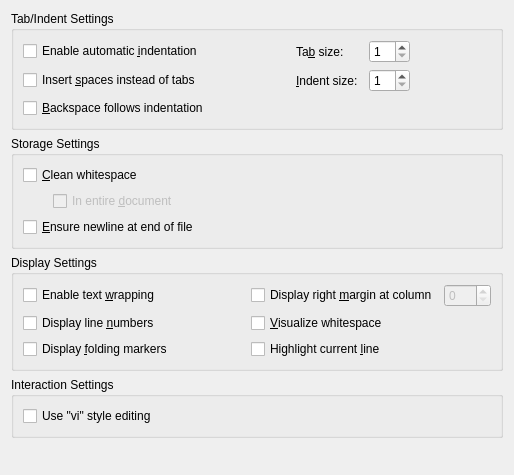
<?xml version="1.0" encoding="UTF-8"?>
<ui version="4.0">
 <class>TextEditor::generalSettingsPage</class>
 <widget class="QWidget" name="TextEditor::generalSettingsPage">
  <property name="geometry">
   <rect>
    <x>0</x>
    <y>0</y>
    <width>514</width>
    <height>475</height>
   </rect>
  </property>
  <property name="windowTitle">
   <string>Form</string>
  </property>
  <layout class="QGridLayout" name="gridLayout_3">
   <item row="0" column="0">
    <widget class="QGroupBox" name="groupBoxTabAndIndentSettings">
     <property name="title">
      <string>Tab/Indent Settings</string>
     </property>
     <layout class="QGridLayout" name="gridLayout">
      <item row="0" column="0">
       <widget class="QCheckBox" name="autoIndent">
        <property name="text">
         <string>Enable automatic &amp;indentation</string>
        </property>
       </widget>
      </item>
      <item row="0" column="2">
       <layout class="QHBoxLayout" name="horizontalLayout_3">
        <item>
         <widget class="QLabel" name="labelTabSize">
          <property name="sizePolicy">
           <sizepolicy hsizetype="Maximum" vsizetype="Preferred">
            <horstretch>0</horstretch>
            <verstretch>0</verstretch>
           </sizepolicy>
          </property>
          <property name="text">
           <string>Ta&amp;b size:</string>
          </property>
          <property name="buddy">
           <cstring>tabSize</cstring>
          </property>
         </widget>
        </item>
        <item>
         <spacer name="horizontalSpacer_3">
          <property name="orientation">
           <enum>Qt::Horizontal</enum>
          </property>
          <property name="sizeHint" stdset="0">
           <size>
            <width>5</width>
            <height>5</height>
           </size>
          </property>
         </spacer>
        </item>
        <item>
         <widget class="QSpinBox" name="tabSize">
          <property name="sizePolicy">
           <sizepolicy hsizetype="Maximum" vsizetype="Fixed">
            <horstretch>0</horstretch>
            <verstretch>0</verstretch>
           </sizepolicy>
          </property>
          <property name="minimum">
           <number>1</number>
          </property>
          <property name="maximum">
           <number>20</number>
          </property>
         </widget>
        </item>
       </layout>
      </item>
      <item row="0" column="3">
       <spacer name="horizontalSpacer">
        <property name="orientation">
         <enum>Qt::Horizontal</enum>
        </property>
        <property name="sizeHint" stdset="0">
         <size>
          <width>0</width>
          <height>10</height>
         </size>
        </property>
       </spacer>
      </item>
      <item row="1" column="0">
       <widget class="QCheckBox" name="insertSpaces">
        <property name="text">
         <string>Insert &amp;spaces instead of tabs</string>
        </property>
       </widget>
      </item>
      <item row="1" column="2">
       <layout class="QHBoxLayout" name="horizontalLayout_4">
        <item>
         <widget class="QLabel" name="labelIndentSize">
          <property name="sizePolicy">
           <sizepolicy hsizetype="Maximum" vsizetype="Preferred">
            <horstretch>0</horstretch>
            <verstretch>0</verstretch>
           </sizepolicy>
          </property>
          <property name="text">
           <string>&amp;Indent size:</string>
          </property>
          <property name="buddy">
           <cstring>indentSize</cstring>
          </property>
         </widget>
        </item>
        <item>
         <spacer name="horizontalSpacer_4">
          <property name="orientation">
           <enum>Qt::Horizontal</enum>
          </property>
          <property name="sizeHint" stdset="0">
           <size>
            <width>5</width>
            <height>5</height>
           </size>
          </property>
         </spacer>
        </item>
        <item>
         <widget class="QSpinBox" name="indentSize">
          <property name="sizePolicy">
           <sizepolicy hsizetype="Maximum" vsizetype="Fixed">
            <horstretch>0</horstretch>
            <verstretch>0</verstretch>
           </sizepolicy>
          </property>
          <property name="minimum">
           <number>1</number>
          </property>
          <property name="maximum">
           <number>20</number>
          </property>
         </widget>
        </item>
       </layout>
      </item>
      <item row="2" column="0">
       <widget class="QCheckBox" name="smartBackspace">
        <property name="text">
         <string>&amp;Backspace follows indentation</string>
        </property>
       </widget>
      </item>
      <item row="0" column="1">
       <spacer name="horizontalSpacer_5">
        <property name="orientation">
         <enum>Qt::Horizontal</enum>
        </property>
        <property name="sizeType">
         <enum>QSizePolicy::Expanding</enum>
        </property>
        <property name="sizeHint" stdset="0">
         <size>
          <width>0</width>
          <height>10</height>
         </size>
        </property>
       </spacer>
      </item>
     </layout>
    </widget>
   </item>
   <item row="1" column="0">
    <widget class="QGroupBox" name="groupBoxStorageSettings">
     <property name="title">
      <string>Storage Settings</string>
     </property>
     <layout class="QVBoxLayout" name="verticalLayout_3">
      <item>
       <widget class="QCheckBox" name="cleanWhitespace">
        <property name="text">
         <string>&amp;Clean whitespace</string>
        </property>
       </widget>
      </item>
      <item>
       <layout class="QHBoxLayout" name="horizontalLayout_2">
        <item>
         <spacer name="horizontalSpacer_2">
          <property name="orientation">
           <enum>Qt::Horizontal</enum>
          </property>
          <property name="sizeType">
           <enum>QSizePolicy::Fixed</enum>
          </property>
          <property name="sizeHint" stdset="0">
           <size>
            <width>30</width>
            <height>20</height>
           </size>
          </property>
         </spacer>
        </item>
        <item>
         <widget class="QCheckBox" name="inEntireDocument">
          <property name="enabled">
           <bool>false</bool>
          </property>
          <property name="text">
           <string>In entire &amp;document</string>
          </property>
         </widget>
        </item>
       </layout>
      </item>
      <item>
       <widget class="QCheckBox" name="addFinalNewLine">
        <property name="text">
         <string>&amp;Ensure newline at end of file</string>
        </property>
       </widget>
      </item>
     </layout>
    </widget>
   </item>
   <item row="2" column="0">
    <widget class="QGroupBox" name="groupBoxDisplaySettings">
     <property name="title">
      <string>Display Settings</string>
     </property>
     <layout class="QGridLayout">
      <item row="0" column="1">
       <layout class="QHBoxLayout" name="horizontalLayout">
        <item>
         <widget class="QCheckBox" name="showWrapColumn">
          <property name="text">
           <string>Display right &amp;margin at column</string>
          </property>
         </widget>
        </item>
        <item>
         <widget class="QSpinBox" name="wrapColumn">
          <property name="enabled">
           <bool>false</bool>
          </property>
          <property name="maximum">
           <number>999</number>
          </property>
         </widget>
        </item>
       </layout>
      </item>
      <item row="0" column="0">
       <widget class="QCheckBox" name="enableTextWrapping">
        <property name="text">
         <string>Enable text &amp;wrapping</string>
        </property>
       </widget>
      </item>
      <item row="3" column="0">
       <widget class="QCheckBox" name="displayLineNumbers">
        <property name="text">
         <string>Display line &amp;numbers</string>
        </property>
       </widget>
      </item>
      <item row="3" column="1">
       <widget class="QCheckBox" name="visualizeWhitespace">
        <property name="text">
         <string>&amp;Visualize whitespace</string>
        </property>
       </widget>
      </item>
      <item row="4" column="0">
       <widget class="QCheckBox" name="displayFoldingMarkers">
        <property name="text">
         <string>Display &amp;folding markers</string>
        </property>
       </widget>
      </item>
      <item row="4" column="1">
       <widget class="QCheckBox" name="highlightCurrentLine">
        <property name="text">
         <string>Highlight current &amp;line</string>
        </property>
       </widget>
      </item>
     </layout>
    </widget>
   </item>
   <item row="3" column="0">
    <widget class="QGroupBox" name="groupBoxInteractionSettings">
     <property name="title">
      <string>Interaction Settings</string>
     </property>
     <layout class="QGridLayout" name="gridLayout_2">
      <item row="0" column="0">
       <widget class="QCheckBox" name="useVim">
        <property name="text">
         <string>Use &quot;vi&quot; style editing</string>
        </property>
       </widget>
      </item>
     </layout>
    </widget>
   </item>
   <item row="4" column="0">
    <spacer name="verticalSpacer">
     <property name="orientation">
      <enum>Qt::Vertical</enum>
     </property>
     <property name="sizeHint" stdset="0">
      <size>
       <width>20</width>
       <height>8</height>
      </size>
     </property>
    </spacer>
   </item>
  </layout>
 </widget>
 <resources/>
 <connections>
  <connection>
   <sender>cleanWhitespace</sender>
   <signal>toggled(bool)</signal>
   <receiver>inEntireDocument</receiver>
   <slot>setEnabled(bool)</slot>
   <hints>
    <hint type="sourcelabel">
     <x>47</x>
     <y>184</y>
    </hint>
    <hint type="destinationlabel">
     <x>91</x>
     <y>212</y>
    </hint>
   </hints>
  </connection>
  <connection>
   <sender>showWrapColumn</sender>
   <signal>toggled(bool)</signal>
   <receiver>wrapColumn</receiver>
   <slot>setEnabled(bool)</slot>
   <hints>
    <hint type="sourcelabel">
     <x>399</x>
     <y>308</y>
    </hint>
    <hint type="destinationlabel">
     <x>474</x>
     <y>308</y>
    </hint>
   </hints>
  </connection>
 </connections>
</ui>
